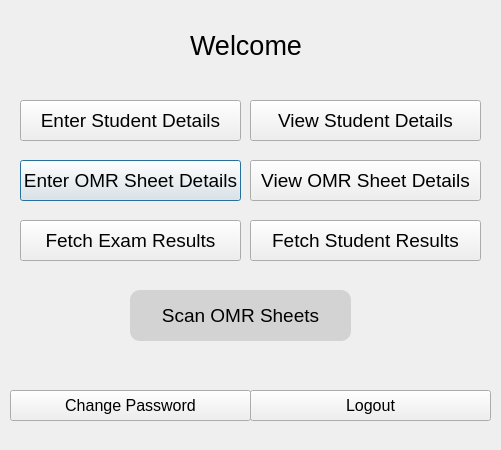
<?xml version="1.0" encoding="UTF-8"?>
<ui version="4.0">
 <class>Dialog</class>
 <widget class="QDialog" name="Dialog">
  <property name="geometry">
   <rect>
    <x>0</x>
    <y>0</y>
    <width>501</width>
    <height>450</height>
   </rect>
  </property>
  <property name="windowTitle">
   <string>Dialog</string>
  </property>
  <property name="styleSheet">
   <string notr="true">QDialog{
background-image: url(:/newPrefix/mbg1.jpg);
}

QPushButton:hover{
background-color:lightgrey;
color:black;
}</string>
  </property>
  <widget class="QPushButton" name="p2">
   <property name="geometry">
    <rect>
     <x>20</x>
     <y>160</y>
     <width>221</width>
     <height>41</height>
    </rect>
   </property>
   <property name="font">
    <font>
     <pointsize>14</pointsize>
    </font>
   </property>
   <property name="text">
    <string>Enter OMR Sheet Details</string>
   </property>
  </widget>
  <widget class="QPushButton" name="p4">
   <property name="geometry">
    <rect>
     <x>20</x>
     <y>220</y>
     <width>221</width>
     <height>41</height>
    </rect>
   </property>
   <property name="font">
    <font>
     <pointsize>14</pointsize>
    </font>
   </property>
   <property name="text">
    <string>Fetch Exam Results</string>
   </property>
  </widget>
  <widget class="QPushButton" name="p5">
   <property name="geometry">
    <rect>
     <x>250</x>
     <y>220</y>
     <width>231</width>
     <height>41</height>
    </rect>
   </property>
   <property name="font">
    <font>
     <pointsize>14</pointsize>
    </font>
   </property>
   <property name="text">
    <string>Fetch Student Results</string>
   </property>
  </widget>
  <widget class="QPushButton" name="p6">
   <property name="geometry">
    <rect>
     <x>250</x>
     <y>100</y>
     <width>231</width>
     <height>41</height>
    </rect>
   </property>
   <property name="font">
    <font>
     <pointsize>14</pointsize>
    </font>
   </property>
   <property name="text">
    <string>View Student Details</string>
   </property>
  </widget>
  <widget class="QPushButton" name="p3">
   <property name="geometry">
    <rect>
     <x>130</x>
     <y>290</y>
     <width>221</width>
     <height>51</height>
    </rect>
   </property>
   <property name="font">
    <font>
     <pointsize>14</pointsize>
    </font>
   </property>
   <property name="styleSheet">
    <string notr="true">
QPushButton{
background-color:lightgray;
color:black;

border-style:solid;
border-color:brown;
border-radius:10px;
}
QPushButton:hover{
color:white;
background-color:crimson;

}</string>
   </property>
   <property name="text">
    <string>Scan OMR Sheets</string>
   </property>
  </widget>
  <widget class="QPushButton" name="p1">
   <property name="geometry">
    <rect>
     <x>20</x>
     <y>100</y>
     <width>221</width>
     <height>41</height>
    </rect>
   </property>
   <property name="font">
    <font>
     <pointsize>14</pointsize>
    </font>
   </property>
   <property name="text">
    <string>Enter Student Details</string>
   </property>
  </widget>
  <widget class="QLabel" name="label">
   <property name="geometry">
    <rect>
     <x>190</x>
     <y>30</y>
     <width>171</width>
     <height>51</height>
    </rect>
   </property>
   <property name="font">
    <font>
     <pointsize>20</pointsize>
     <weight>50</weight>
     <bold>false</bold>
    </font>
   </property>
   <property name="styleSheet">
    <string notr="true">color:black;</string>
   </property>
   <property name="text">
    <string>Welcome</string>
   </property>
   <property name="alignment">
    <set>Qt::AlignLeading|Qt::AlignLeft|Qt::AlignTop</set>
   </property>
  </widget>
  <widget class="QPushButton" name="p7">
   <property name="geometry">
    <rect>
     <x>250</x>
     <y>160</y>
     <width>231</width>
     <height>41</height>
    </rect>
   </property>
   <property name="font">
    <font>
     <pointsize>14</pointsize>
    </font>
   </property>
   <property name="text">
    <string>View OMR Sheet Details</string>
   </property>
  </widget>
  <widget class="QPushButton" name="p8">
   <property name="geometry">
    <rect>
     <x>10</x>
     <y>390</y>
     <width>241</width>
     <height>31</height>
    </rect>
   </property>
   <property name="font">
    <font>
     <pointsize>12</pointsize>
     <weight>50</weight>
     <bold>false</bold>
    </font>
   </property>
   <property name="styleSheet">
    <string notr="true">QPushButton{
color:black;

}
QPushButton:hover{
background-color:lightgrey;
color:black;
}</string>
   </property>
   <property name="text">
    <string>Change Password</string>
   </property>
  </widget>
  <widget class="QPushButton" name="p9">
   <property name="geometry">
    <rect>
     <x>250</x>
     <y>390</y>
     <width>241</width>
     <height>31</height>
    </rect>
   </property>
   <property name="font">
    <font>
     <pointsize>12</pointsize>
    </font>
   </property>
   <property name="styleSheet">
    <string notr="true">
QPushButton{
color:black;
}
QPushButton:hover{
background-color:red;
color:black;
}</string>
   </property>
   <property name="text">
    <string>Logout</string>
   </property>
  </widget>
 </widget>
 <resources>
  <include location="mbg1.qrc"/>
 </resources>
 <connections/>
</ui>
